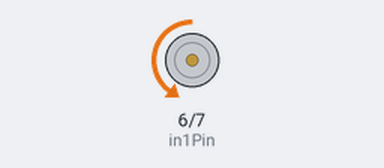
Bench run of a sketch on a simulated Arduino Uno, built with avr-gcc and run on an emulated ATmega328P. Shown: motor-driver pin pairs drawn as motors (green arrow = first pin HIGH = forward, orange = second pin HIGH = backward, longer = more drive, scaled by the enable pin). What the sketch prints to the serial monitor is not drawn.

Above: at 0.1 s.
At 5.1 s:
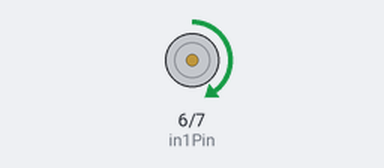
At 8.1 s:
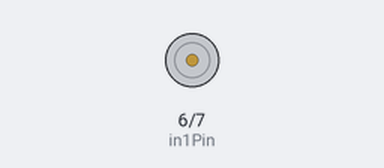
At 25.1 s:
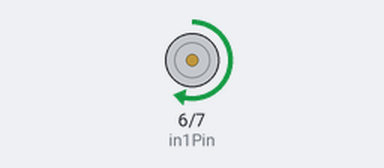
Timing chart, 0 to 26.6 s (numbered marks = the images above):
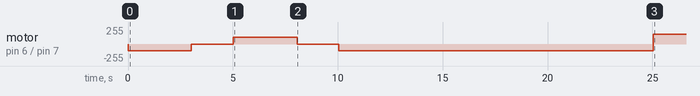

Measured:
- by itself, motor on pin 6 (in1Pin) / pin 7 (in2Pin): stopped → backward 100/255 at 0.00 s, → stopped 3.0 s later, → forward 100/255 2.0 s later, → stopped 3.1 s later, … (6 changes in this stretch)

The sketch:

My_DC_motor.ino
```cpp
// Define motor control pins (adjust based on your motor driver and wiring)
const int enablePin = 9; // PWM pin for motor speed control
const int in1Pin = 6;    // Input 1
const int in2Pin = 7;    // Input 2

// int squash_picking_seconds = 2000;
// int squash_wait_seconds = 2000;

int squash_picker_state = 1;

unsigned long currentMillis;
unsigned long squashPickingMillis;
unsigned long squashWaitingMillis;
unsigned long squashComingBackMillis;


void setup() {
  // Set the motor control pins as outputs
  pinMode(enablePin, OUTPUT);
  pinMode(in1Pin, OUTPUT);
  pinMode(in2Pin, OUTPUT);

  Serial.begin(9600);
}


void squash_ball_picker(){

  // squash_picker_state = 1;
    Serial.println(squash_picker_state);
    switch(squash_picker_state){
      case 0:
      squashPickingMillis = currentMillis;
      squash_picker_state = 1;
      Serial.println("Howdy");
      break;
      case 1:
        digitalWrite(in1Pin, LOW);
        digitalWrite(in2Pin, HIGH);
         Serial.println("my");
        analogWrite(enablePin,100); // 255 is full speed
        if (currentMillis - squashPickingMillis >= 3000){   // Duration the picker moves towards the balls
          squashWaitingMillis = currentMillis;
          squash_picker_state = 2;
        }
      break;
      case 2:
        analogWrite(enablePin, 0);
        // delay(1000);
        Serial.println("2");
        if (currentMillis - squashWaitingMillis >= 2000){ // Duration the picker waits
          squashComingBackMillis = currentMillis;
          squash_picker_state = 3;
        }
      break;
      case 3:
        digitalWrite(in1Pin, HIGH);
        digitalWrite(in2Pin, LOW);
        analogWrite(enablePin, 100);
        Serial.println("3333333333333333333333333333");
        // delay(2000);
        if (currentMillis - squashComingBackMillis >= 3000){ // Duration the picker moves back upwards
          squashWaitingMillis = currentMillis;
          squash_picker_state = 4;
        }
        break;
      case 4:
        analogWrite(enablePin, 0);
        if (currentMillis - squashWaitingMillis >= 2000){
          squashPickingMillis = currentMillis;
          squash_picker_state = 5;
        }
        break;
      case 5:
        digitalWrite(in1Pin, LOW);
        digitalWrite(in2Pin, HIGH);
        analogWrite(enablePin,100);
        if (currentMillis - squashPickingMillis >= 15000){   // Duration the picker moves towards the balls
        squashPickingMillis = currentMillis;
        squash_picker_state = 6;
        }
        break;
      case 6:
        digitalWrite(in1Pin, HIGH);
        digitalWrite(in2Pin, LOW);
        analogWrite(enablePin,150);
        if (currentMillis - squashPickingMillis >= 3000){   // Duration the picker moves towards the balls
        squashPickingMillis = currentMillis;
        }
        break;
    }


 }


void loop() {
  // Rotate the motor clockwise at full speed for 2 seconds
  currentMillis = millis();

  squash_ball_picker();


}
```
